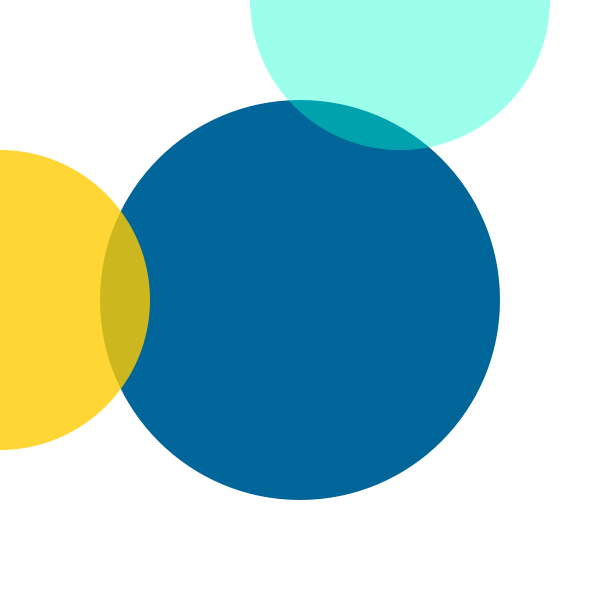
Frame 1 (no input)
Frame 60 (the mouse pressed at the canvas centre just before this capture): identical to frame 1, image omitted
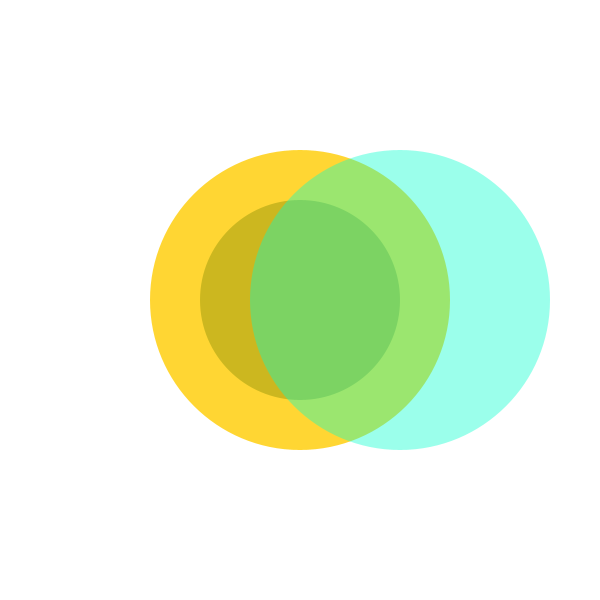
Frame 120 (the mouse held since frame 60 and released just before this capture)

The Processing sketch that drew these frames (run headless with seeded random() and noise(); from frame 60 on, the mouse is pressed at the canvas centre):

// Processing sketch: houseofcode_4_mousepressed_a
// ── houseofcode_4_mousepressed_a.pde
void setup() {
  size(600, 600);
}

void draw() {
  background(255);
  noStroke();
  fill(0, 102, 153);
  if (mousePressed) {
    ellipse(300, 300, 200, 200);
  } else {
    ellipse(300, 300, 400, 400);
  }
  fill(255, 204, 0, 204);
  ellipse(mouseX, 300, 300, 300);
  fill(0, 255, 204, 100);
  ellipse(400, mouseY, 300, 300);
}
